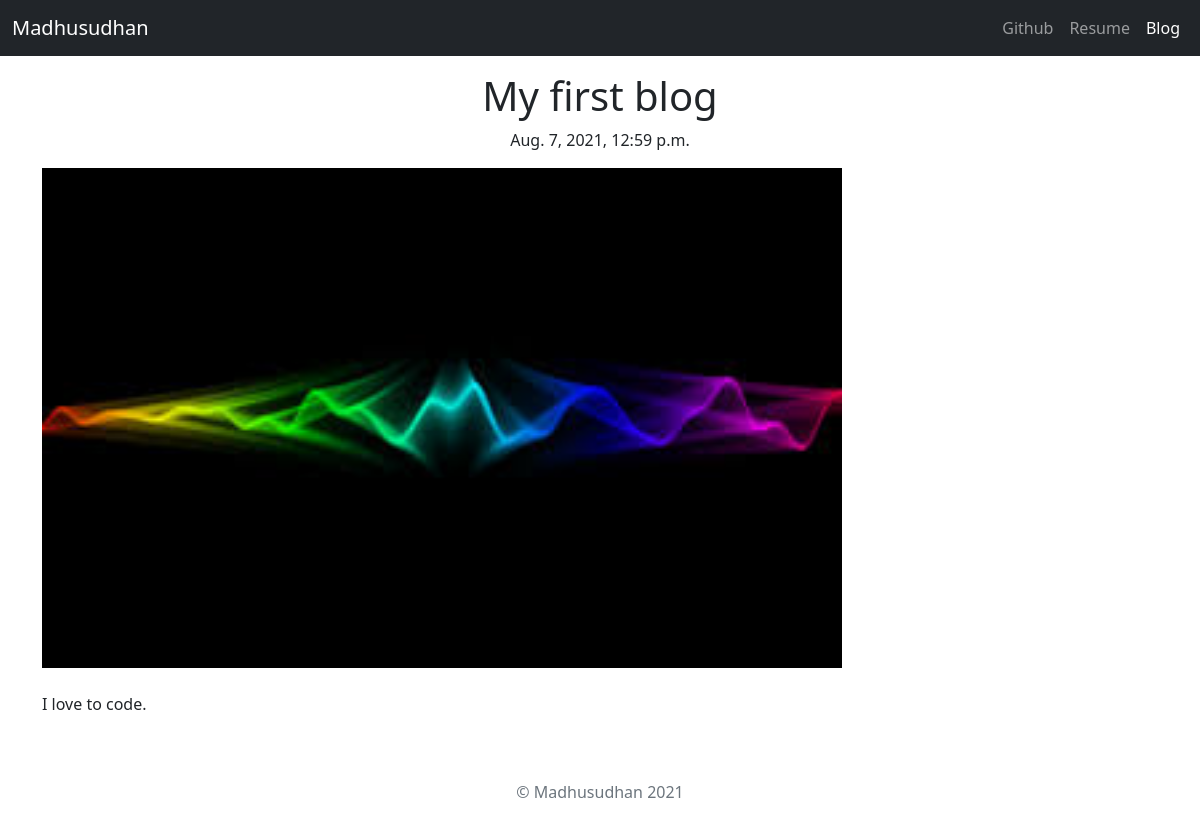
Page /blog/1/ on the committed database.
### blog/models.py (models this page shows, shortened)
class Blog(models.Model):
    title = models.CharField(max_length=200)
    pub_date = models.DateTimeField()
    body = models.TextField()
    image = models.ImageField(upload_to='images/')

### blog/views.py (the view)
# urls.py: path('<int:blog_id>/', views.detail, name='detail'),
def detail(request, blog_id):
    detailblog = blog = get_object_or_404(Blog, pk=blog_id)
    return render(request, 'blog/detail.html', {'blog':detailblog})

### blog/templates/blog/detail.html (shortened to what this page needs)
<!doctype html>
<html lang="en">
  <head>
    {% load static %}
<link href="https://cdn.jsdelivr.net/npm/bootstrap@5.1.0/dist/css/bootstrap.min.css" rel="stylesheet">
  </head>
  <body>
<header>
  <nav class="navbar navbar-expand-lg navbar-dark bg-dark">
    <div class="container-fluid">
  <a class="navbar-brand" href="{% url 'home' %}">Madhusudhan</a>
      <div class="collapse navbar-collapse" id="navbarNavAltMarkup">
        <div class="navbar-nav ms-auto">
          <a class="nav-item nav-link" href="https://github.com/Madhusudhangupta">Github</a>
          <a class="nav-item nav-link" href="{% static 'resume.pdf' %}">Resume</a>
          <a class="nav-item nav-link active" href="{% url 'allblogs' %}">Blog</a>
        </div>
      </div>
    </div>
  </nav>
</header>
<main role="main">
    <div class="container">
        <h1 class="text-center pt-3">{{ blog.title }} </h1>
        <p class="text-center">{{ blog.pub_date }}</p>
        <img src="{{ blog.image.url }}" height=500 width=800>
        <br>
        <br>
        <p>{{ blog.body }}</p>
    </div>
</main>
<footer class="text-muted py-5">
  <div class="container text-center">
      <p>© Madhusudhan {% now "Y" %}</p>
    </div>
</footer>
  </body>
</html>

### rows in the picture
Blog: title "My first blog", pub_date "Aug. 7, 2021, 12:59 p.m.", image (picture), body "I love to code."
